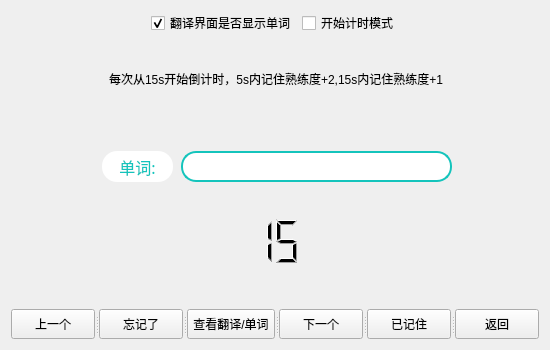
<?xml version="1.0" encoding="UTF-8"?>
<ui version="4.0">
 <class>wordCards</class>
 <widget class="QWidget" name="wordCards">
  <property name="geometry">
   <rect>
    <x>0</x>
    <y>0</y>
    <width>550</width>
    <height>350</height>
   </rect>
  </property>
  <property name="minimumSize">
   <size>
    <width>550</width>
    <height>350</height>
   </size>
  </property>
  <property name="maximumSize">
   <size>
    <width>550</width>
    <height>350</height>
   </size>
  </property>
  <property name="windowTitle">
   <string>Form</string>
  </property>
  <layout class="QGridLayout" name="gridLayout">
   <item row="2" column="0" colspan="4">
    <widget class="QSplitter" name="splitter">
     <property name="orientation">
      <enum>Qt::Horizontal</enum>
     </property>
     <widget class="QPushButton" name="upBtn">
      <property name="minimumSize">
       <size>
        <width>0</width>
        <height>30</height>
       </size>
      </property>
      <property name="cursor">
       <cursorShape>PointingHandCursor</cursorShape>
      </property>
      <property name="text">
       <string>上一个</string>
      </property>
     </widget>
     <widget class="QPushButton" name="forgotBtn">
      <property name="minimumSize">
       <size>
        <width>0</width>
        <height>30</height>
       </size>
      </property>
      <property name="cursor">
       <cursorShape>PointingHandCursor</cursorShape>
      </property>
      <property name="text">
       <string>忘记了</string>
      </property>
     </widget>
     <widget class="QPushButton" name="explainBtn">
      <property name="enabled">
       <bool>true</bool>
      </property>
      <property name="minimumSize">
       <size>
        <width>0</width>
        <height>30</height>
       </size>
      </property>
      <property name="cursor">
       <cursorShape>PointingHandCursor</cursorShape>
      </property>
      <property name="styleSheet">
       <string notr="true"/>
      </property>
      <property name="text">
       <string>查看翻译/单词</string>
      </property>
     </widget>
     <widget class="QPushButton" name="downBtn">
      <property name="enabled">
       <bool>true</bool>
      </property>
      <property name="minimumSize">
       <size>
        <width>0</width>
        <height>30</height>
       </size>
      </property>
      <property name="cursor">
       <cursorShape>PointingHandCursor</cursorShape>
      </property>
      <property name="styleSheet">
       <string notr="true"/>
      </property>
      <property name="text">
       <string>下一个</string>
      </property>
     </widget>
     <widget class="QPushButton" name="rememberBtn">
      <property name="minimumSize">
       <size>
        <width>0</width>
        <height>30</height>
       </size>
      </property>
      <property name="cursor">
       <cursorShape>PointingHandCursor</cursorShape>
      </property>
      <property name="text">
       <string>已记住</string>
      </property>
     </widget>
     <widget class="QPushButton" name="BackBtn">
      <property name="minimumSize">
       <size>
        <width>0</width>
        <height>30</height>
       </size>
      </property>
      <property name="cursor">
       <cursorShape>PointingHandCursor</cursorShape>
      </property>
      <property name="text">
       <string>返回</string>
      </property>
     </widget>
    </widget>
   </item>
   <item row="0" column="1">
    <widget class="QCheckBox" name="wordVisibleCheckBox">
     <property name="text">
      <string>翻译界面是否显示单词</string>
     </property>
     <property name="checked">
      <bool>true</bool>
     </property>
    </widget>
   </item>
   <item row="1" column="0" colspan="4">
    <widget class="QStackedWidget" name="stackedWidget">
     <property name="lineWidth">
      <number>1</number>
     </property>
     <property name="currentIndex">
      <number>0</number>
     </property>
     <widget class="QWidget" name="page">
      <widget class="QLineEdit" name="wordLineEditP1">
       <property name="geometry">
        <rect>
         <x>170</x>
         <y>110</y>
         <width>271</width>
         <height>31</height>
        </rect>
       </property>
       <property name="font">
        <font>
         <family>微软雅黑 Light</family>
         <pointsize>9</pointsize>
         <italic>false</italic>
         <bold>false</bold>
        </font>
       </property>
       <property name="styleSheet">
        <string notr="true">font: 25 9pt '微软雅黑 Light';
color: rgb(31,31,31);
padding-left:20px;
background-color: rgb(255, 255, 255);
border:2px solid rgb(20,196,188);
border-radius:15px;</string>
       </property>
       <property name="text">
        <string/>
       </property>
      </widget>
      <widget class="QLabel" name="wordLabelP1">
       <property name="geometry">
        <rect>
         <x>91</x>
         <y>110</y>
         <width>71</width>
         <height>31</height>
        </rect>
       </property>
       <property name="font">
        <font>
         <family>微软雅黑 Light</family>
         <pointsize>12</pointsize>
         <italic>false</italic>
         <bold>false</bold>
        </font>
       </property>
       <property name="styleSheet">
        <string notr="true">font: 25 10
pt '微软雅黑 Light';
color: rgb(20,196,188);
border: none;border-radius:15px;
background-color: rgb(255, 255, 255);</string>
       </property>
       <property name="text">
        <string>单词:</string>
       </property>
       <property name="alignment">
        <set>Qt::AlignCenter</set>
       </property>
      </widget>
      <widget class="QLCDNumber" name="wordLcdNumber">
       <property name="geometry">
        <rect>
         <x>160</x>
         <y>160</y>
         <width>131</width>
         <height>81</height>
        </rect>
       </property>
       <property name="styleSheet">
        <string notr="true">QLcdNumber { color: #ADD8E6; }</string>
       </property>
       <property name="frameShape">
        <enum>QFrame::NoFrame</enum>
       </property>
       <property name="frameShadow">
        <enum>QFrame::Plain</enum>
       </property>
       <property name="lineWidth">
        <number>1</number>
       </property>
       <property name="smallDecimalPoint">
        <bool>false</bool>
       </property>
       <property name="digitCount">
        <number>5</number>
       </property>
       <property name="mode">
        <enum>QLCDNumber::Dec</enum>
       </property>
       <property name="segmentStyle">
        <enum>QLCDNumber::Filled</enum>
       </property>
       <property name="value" stdset="0">
        <double>15.000000000000000</double>
       </property>
       <property name="intValue" stdset="0">
        <number>15</number>
       </property>
      </widget>
      <widget class="QLineEdit" name="tipsLineEdit">
       <property name="geometry">
        <rect>
         <x>40</x>
         <y>30</y>
         <width>451</width>
         <height>21</height>
        </rect>
       </property>
       <property name="styleSheet">
        <string notr="true">QLineEdit { border: 1px solid transparent;
 background-color: transparent;}</string>
       </property>
       <property name="text">
        <string>每次从15s开始倒计时，5s内记住熟练度+2,15s内记住熟练度+1</string>
       </property>
       <property name="echoMode">
        <enum>QLineEdit::Normal</enum>
       </property>
       <property name="alignment">
        <set>Qt::AlignCenter</set>
       </property>
       <property name="dragEnabled">
        <bool>false</bool>
       </property>
       <property name="readOnly">
        <bool>true</bool>
       </property>
       <property name="cursorMoveStyle">
        <enum>Qt::LogicalMoveStyle</enum>
       </property>
      </widget>
     </widget>
     <widget class="QWidget" name="page_2">
      <widget class="QLineEdit" name="wordLineEditP2">
       <property name="geometry">
        <rect>
         <x>130</x>
         <y>40</y>
         <width>251</width>
         <height>31</height>
        </rect>
       </property>
       <property name="font">
        <font>
         <family>微软雅黑 Light</family>
         <pointsize>9</pointsize>
         <italic>false</italic>
         <bold>false</bold>
        </font>
       </property>
       <property name="styleSheet">
        <string notr="true">font: 25 9pt '微软雅黑 Light';
color: rgb(31,31,31);
padding-left:20px;
background-color: rgb(255, 255, 255);
border:2px solid rgb(20,196,188);
border-radius:15px;</string>
       </property>
       <property name="text">
        <string/>
       </property>
      </widget>
      <widget class="QTextEdit" name="translationTextEdit">
       <property name="geometry">
        <rect>
         <x>129</x>
         <y>140</y>
         <width>341</width>
         <height>61</height>
        </rect>
       </property>
       <property name="font">
        <font>
         <family>微软雅黑 Light</family>
         <pointsize>9</pointsize>
         <italic>false</italic>
         <bold>false</bold>
        </font>
       </property>
       <property name="cursor" stdset="0">
        <cursorShape>IBeamCursor</cursorShape>
       </property>
       <property name="styleSheet">
        <string notr="true">font: 25 9pt '微软雅黑 Light';
color: rgb(31,31,31);
padding-left:20px;
background-color: rgb(255, 255, 255);
border:2px solid rgb(20,196,188);
border-radius:15px;</string>
       </property>
      </widget>
      <widget class="QLabel" name="pronounciationLabel">
       <property name="geometry">
        <rect>
         <x>61</x>
         <y>90</y>
         <width>61</width>
         <height>31</height>
        </rect>
       </property>
       <property name="font">
        <font>
         <family>微软雅黑 Light</family>
         <pointsize>12</pointsize>
         <italic>false</italic>
         <bold>false</bold>
        </font>
       </property>
       <property name="styleSheet">
        <string notr="true">font: 25 10
pt '微软雅黑 Light';
color: rgb(20,196,188);
border: none;border-radius:15px;
background-color: rgb(255, 255, 255);</string>
       </property>
       <property name="text">
        <string>发音:</string>
       </property>
       <property name="alignment">
        <set>Qt::AlignCenter</set>
       </property>
      </widget>
      <widget class="QLabel" name="wordLabelP2">
       <property name="geometry">
        <rect>
         <x>61</x>
         <y>40</y>
         <width>61</width>
         <height>31</height>
        </rect>
       </property>
       <property name="font">
        <font>
         <family>微软雅黑 Light</family>
         <pointsize>12</pointsize>
         <italic>false</italic>
         <bold>false</bold>
        </font>
       </property>
       <property name="styleSheet">
        <string notr="true">font: 25 10
pt '微软雅黑 Light';
color: rgb(20,196,188);
border: none;border-radius:15px;
background-color: rgb(255, 255, 255);</string>
       </property>
       <property name="text">
        <string>单词:</string>
       </property>
       <property name="alignment">
        <set>Qt::AlignCenter</set>
       </property>
      </widget>
      <widget class="QLineEdit" name="pronounciationLineEdit">
       <property name="geometry">
        <rect>
         <x>130</x>
         <y>90</y>
         <width>291</width>
         <height>31</height>
        </rect>
       </property>
       <property name="font">
        <font>
         <family>微软雅黑 Light</family>
         <pointsize>9</pointsize>
         <italic>false</italic>
         <bold>false</bold>
        </font>
       </property>
       <property name="styleSheet">
        <string notr="true">font: 25 9pt '微软雅黑 Light';
color: rgb(31,31,31);
padding-left:20px;
background-color: rgb(255, 255, 255);
border:2px solid rgb(20,196,188);border-radius:15px;</string>
       </property>
       <property name="text">
        <string/>
       </property>
      </widget>
      <widget class="QLabel" name="translationLabel">
       <property name="geometry">
        <rect>
         <x>60</x>
         <y>150</y>
         <width>61</width>
         <height>31</height>
        </rect>
       </property>
       <property name="font">
        <font>
         <family>微软雅黑 Light</family>
         <pointsize>12</pointsize>
         <italic>false</italic>
         <bold>false</bold>
        </font>
       </property>
       <property name="styleSheet">
        <string notr="true">font: 25 10
pt '微软雅黑 Light';
color: rgb(20,196,188);
border: none;border-radius:15px;
background-color: rgb(255, 255, 255);</string>
       </property>
       <property name="text">
        <string>释义:</string>
       </property>
       <property name="alignment">
        <set>Qt::AlignCenter</set>
       </property>
      </widget>
     </widget>
    </widget>
   </item>
   <item row="0" column="2">
    <widget class="QCheckBox" name="tickingCheckBox">
     <property name="text">
      <string>开始计时模式</string>
     </property>
     <property name="checked">
      <bool>false</bool>
     </property>
    </widget>
   </item>
   <item row="0" column="0">
    <spacer name="horizontalSpacer">
     <property name="orientation">
      <enum>Qt::Horizontal</enum>
     </property>
     <property name="sizeHint" stdset="0">
      <size>
       <width>208</width>
       <height>20</height>
      </size>
     </property>
    </spacer>
   </item>
   <item row="0" column="3">
    <spacer name="horizontalSpacer_2">
     <property name="orientation">
      <enum>Qt::Horizontal</enum>
     </property>
     <property name="sizeHint" stdset="0">
      <size>
       <width>208</width>
       <height>20</height>
      </size>
     </property>
    </spacer>
   </item>
  </layout>
 </widget>
 <resources/>
 <connections/>
</ui>
